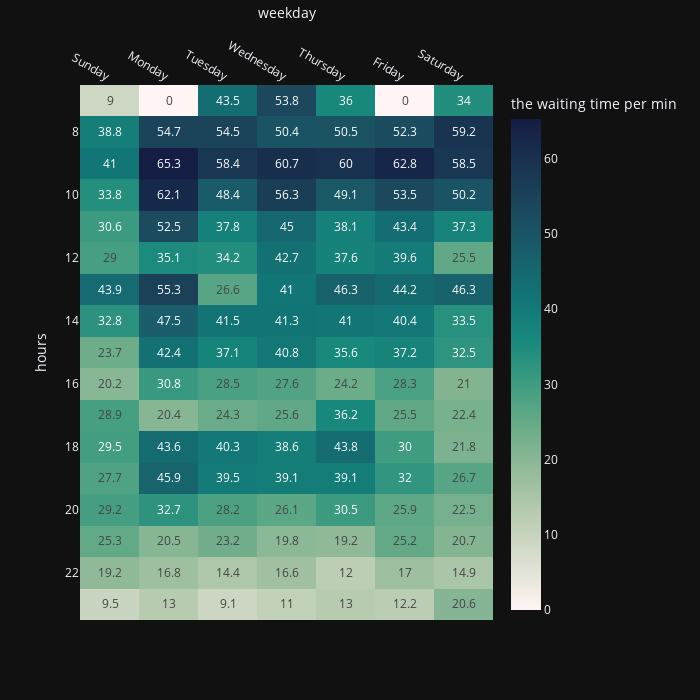

The cell this chart's notebook holds for it:
### Markdown cell above
#### I assumed that the highest number of patients = the longest wait time.
#### I noticed that there are times in the day when the number of patients is low, and these times are: (7 hour) and (13 hour) and (17 hour) and (21, and after)

### Code cell
fig4 = px.imshow(answer4,
                labels=dict(x="weekday", y="hours",
                            color="the waiting time per min") , 
                            aspect="auto", color_continuous_scale='tempo',
                            template = template_style,
                            text_auto=True, width=700, height=700)
fig4.update_xaxes(side="top")
fig4.show()

### Figure 1 — Plotly figure (JSON) as saved in the notebook; plotly's stock layout.template omitted (floating-point values rounded to 4 significant figures)
{"data": [{"coloraxis": "coloraxis", "hovertemplate": "weekday: %{x}<br>hours: %{y}<br>the waiting time per min: %{z}<extra></extra>", "name": "0", "texttemplate": "%{z}", "type": "heatmap", "x": ["Sunday", "Monday", "Tuesday", "Wednesday", "Thursday", "Friday", "Saturday"], "xaxis": "x", "y": [7, 8, 9, 10, 11, 12, 13, 14, 15, 16, 17, 18, 19, 20, 21, 22, 23], "yaxis": "y", "z": [[9, 0, 43.5, 53.8, 36, 0, 34], [38.8, 54.7, 54.5, 50.4, 50.5, 52.3, 59.2], [41, 65.3, 58.4, 60.7, 60, 62.8, 58.5], [33.8, 62.1, 48.4, 56.3, 49.1, 53.5, 50.2], [30.6, 52.5, 37.8, 45, 38.1, 43.4, 37.3], [29, 35.1, 34.2, 42.7, 37.6, 39.6, 25.5], [43.9, 55.3, 26.6, 41, 46.3, 44.2, 46.3], [32.8, 47.5, 41.5, 41.3, 41, 40.4, 33.5], [23.7, 42.4, 37.1, 40.8, 35.6, 37.2, 32.5], [20.2, 30.8, 28.5, 27.6, 24.2, 28.3, 21], [28.9, 20.4, 24.3, 25.6, 36.2, 25.5, 22.4], [29.5, 43.6, 40.3, 38.6, 43.8, 30, 21.8], [27.7, 45.9, 39.5, 39.1, 39.1, 32, 26.7], [29.2, 32.7, 28.2, 26.1, 30.5, 25.9, 22.5], [25.3, 20.5, 23.2, 19.8, 19.2, 25.2, 20.7], [19.2, 16.8, 14.4, 16.6, 12, 17, 14.9], [9.5, 13, 9.1, 11, 13, 12.2, 20.6]]}], "layout": {"coloraxis": {"colorbar": {"title": {"text": "the waiting time per min"}}, "colorscale": [[0, "rgb(254, 245, 244)"], [0.09091, "rgb(222, 224, 210)"], [0.1818, "rgb(189, 206, 181)"], [0.2727, "rgb(153, 189, 156)"], [0.3636, "rgb(110, 173, 138)"], [0.4545, "rgb(65, 157, 129)"], [0.5455, "rgb(25, 137, 125)"], [0.6364, "rgb(18, 116, 117)"], [0.7273, "rgb(25, 94, 106)"], [0.8182, "rgb(28, 72, 93)"], [0.9091, "rgb(25, 51, 80)"], [1, "rgb(20, 29, 67)"]]}, "height": 700, "margin": {"t": 60}, "width": 700, "xaxis": {"anchor": "y", "domain": [0, 1], "side": "top", "title": {"text": "weekday"}}, "yaxis": {"anchor": "x", "autorange": "reversed", "domain": [0, 1], "title": {"text": "hours"}}}}
